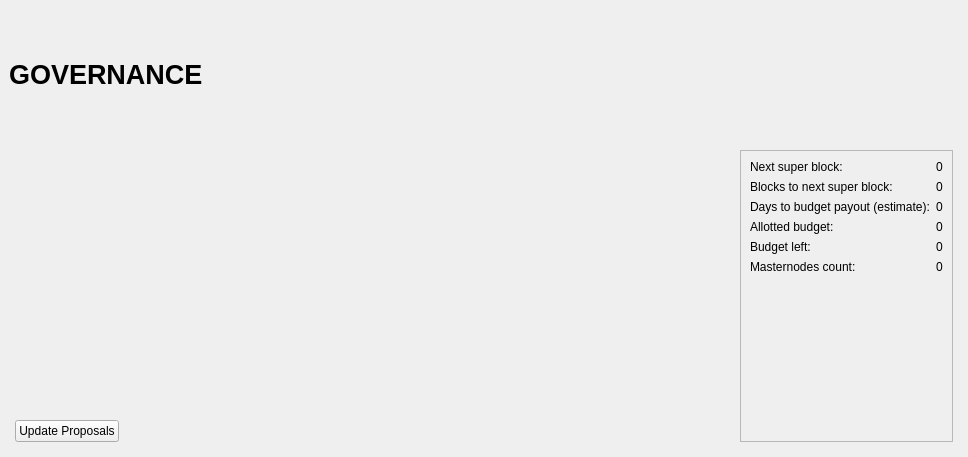
<?xml version="1.0" encoding="UTF-8"?>
<ui version="4.0">
 <class>GovernancePage</class>
 <widget class="QWidget" name="GovernancePage">
  <property name="geometry">
   <rect>
    <x>0</x>
    <y>0</y>
    <width>968</width>
    <height>457</height>
   </rect>
  </property>
  <property name="windowTitle">
   <string>Form</string>
  </property>
  <layout class="QVBoxLayout" name="topLayout" stretch="0">
   <property name="leftMargin">
    <number>9</number>
   </property>
   <property name="topMargin">
    <number>9</number>
   </property>
   <property name="rightMargin">
    <number>9</number>
   </property>
   <property name="bottomMargin">
    <number>9</number>
   </property>
   <item>
    <layout class="QVBoxLayout" name="verticalLayout_Master" stretch="0,1">
     <property name="spacing">
      <number>0</number>
     </property>
     <item>
      <widget class="QFrame" name="frame_Header">
       <layout class="QVBoxLayout" name="verticalLayout_4">
        <property name="leftMargin">
         <number>0</number>
        </property>
        <property name="topMargin">
         <number>0</number>
        </property>
        <property name="rightMargin">
         <number>0</number>
        </property>
        <property name="bottomMargin">
         <number>5</number>
        </property>
        <item>
         <layout class="QHBoxLayout" name="horizontalLayout_Header" stretch="1,0,1">
          <item>
           <widget class="QLabel" name="labelOverviewHeaderLeft">
            <property name="minimumSize">
             <size>
              <width>464</width>
              <height>130</height>
             </size>
            </property>
            <property name="maximumSize">
             <size>
              <width>16777215</width>
              <height>135</height>
             </size>
            </property>
            <property name="font">
             <font>
              <pointsize>20</pointsize>
              <weight>75</weight>
              <bold>true</bold>
             </font>
            </property>
            <property name="text">
             <string>GOVERNANCE</string>
            </property>
           </widget>
          </item>
          <item>
           <spacer name="horizontalSpacer">
            <property name="orientation">
             <enum>Qt::Horizontal</enum>
            </property>
            <property name="sizeHint" stdset="0">
             <size>
              <width>40</width>
              <height>20</height>
             </size>
            </property>
           </spacer>
          </item>
          <item>
           <widget class="QLabel" name="labelOverviewHeaderRight">
            <property name="minimumSize">
             <size>
              <width>464</width>
              <height>130</height>
             </size>
            </property>
            <property name="maximumSize">
             <size>
              <width>16777215</width>
              <height>135</height>
             </size>
            </property>
            <property name="font">
             <font>
              <pointsize>18</pointsize>
             </font>
            </property>
            <property name="text">
             <string/>
            </property>
            <property name="alignment">
             <set>Qt::AlignRight|Qt::AlignTrailing|Qt::AlignVCenter</set>
            </property>
           </widget>
          </item>
         </layout>
        </item>
       </layout>
      </widget>
     </item>
     <item>
      <widget class="QFrame" name="frame_BG">
       <layout class="QVBoxLayout" name="verticalLayout_3">
        <property name="leftMargin">
         <number>6</number>
        </property>
        <property name="topMargin">
         <number>6</number>
        </property>
        <property name="rightMargin">
         <number>6</number>
        </property>
        <property name="bottomMargin">
         <number>6</number>
        </property>
        <item>
         <widget class="QFrame" name="frame_Content">
          <layout class="QVBoxLayout" name="verticalLayout">
           <property name="spacing">
            <number>0</number>
           </property>
           <property name="leftMargin">
            <number>0</number>
           </property>
           <property name="topMargin">
            <number>0</number>
           </property>
           <property name="rightMargin">
            <number>0</number>
           </property>
           <property name="bottomMargin">
            <number>0</number>
           </property>
           <item>
            <layout class="QHBoxLayout" name="horizontalLayout_Content">
             <item>
              <layout class="QVBoxLayout" name="verticalLayout_2">
               <item>
                <widget class="QScrollArea" name="scrollArea">
                 <property name="sizePolicy">
                  <sizepolicy hsizetype="Expanding" vsizetype="Minimum">
                   <horstretch>0</horstretch>
                   <verstretch>1</verstretch>
                  </sizepolicy>
                 </property>
                 <property name="frameShape">
                  <enum>QFrame::NoFrame</enum>
                 </property>
                 <property name="frameShadow">
                  <enum>QFrame::Plain</enum>
                 </property>
                 <property name="lineWidth">
                  <number>0</number>
                 </property>
                 <property name="horizontalScrollBarPolicy">
                  <enum>Qt::ScrollBarAlwaysOff</enum>
                 </property>
                 <property name="sizeAdjustPolicy">
                  <enum>QAbstractScrollArea::AdjustIgnored</enum>
                 </property>
                 <property name="widgetResizable">
                  <bool>true</bool>
                 </property>
                 <widget class="QWidget" name="scrollAreaWidgetContents">
                  <property name="geometry">
                   <rect>
                    <x>0</x>
                    <y>0</y>
                    <width>742</width>
                    <height>282</height>
                   </rect>
                  </property>
                  <property name="sizePolicy">
                   <sizepolicy hsizetype="Preferred" vsizetype="Minimum">
                    <horstretch>0</horstretch>
                    <verstretch>1</verstretch>
                   </sizepolicy>
                  </property>
                  <layout class="QVBoxLayout" name="proposalGrid">
                   <property name="spacing">
                    <number>0</number>
                   </property>
                   <property name="sizeConstraint">
                    <enum>QLayout::SetDefaultConstraint</enum>
                   </property>
                   <property name="leftMargin">
                    <number>0</number>
                   </property>
                   <property name="topMargin">
                    <number>0</number>
                   </property>
                   <property name="rightMargin">
                    <number>0</number>
                   </property>
                   <property name="bottomMargin">
                    <number>0</number>
                   </property>
                  </layout>
                 </widget>
                </widget>
               </item>
               <item>
                <spacer name="verticalSpacer">
                 <property name="orientation">
                  <enum>Qt::Vertical</enum>
                 </property>
                 <property name="sizeHint" stdset="0">
                  <size>
                   <width>20</width>
                   <height>40</height>
                  </size>
                 </property>
                </spacer>
               </item>
               <item>
                <layout class="QHBoxLayout" name="horizontalLayout">
                 <item>
                  <widget class="QPushButton" name="UpdateButton">
                   <property name="text">
                    <string>Update Proposals</string>
                   </property>
                  </widget>
                 </item>
                 <item>
                  <spacer name="horizontalSpacer_2">
                   <property name="orientation">
                    <enum>Qt::Horizontal</enum>
                   </property>
                   <property name="sizeHint" stdset="0">
                    <size>
                     <width>40</width>
                     <height>20</height>
                    </size>
                   </property>
                  </spacer>
                 </item>
                </layout>
               </item>
              </layout>
             </item>
             <item>
              <widget class="QFrame" name="frame_budget_info">
               <property name="frameShape">
                <enum>QFrame::StyledPanel</enum>
               </property>
               <property name="frameShadow">
                <enum>QFrame::Raised</enum>
               </property>
               <layout class="QGridLayout" name="gridLayout">
                <item row="0" column="0">
                 <widget class="QLabel" name="next_superblock_label">
                  <property name="text">
                   <string>Next super block:</string>
                  </property>
                 </widget>
                </item>
                <item row="0" column="1" alignment="Qt::AlignRight">
                 <widget class="QLabel" name="next_superblock_value">
                  <property name="text">
                   <string>0</string>
                  </property>
                 </widget>
                </item>
                <item row="1" column="0">
                 <widget class="QLabel" name="blocks_before_super_label">
                  <property name="text">
                   <string>Blocks to next super block:</string>
                  </property>
                 </widget>
                </item>
                <item row="1" column="1" alignment="Qt::AlignRight">
                 <widget class="QLabel" name="blocks_before_super_value">
                  <property name="text">
                   <string>0</string>
                  </property>
                 </widget>
                </item>
                <item row="2" column="0">
                 <widget class="QLabel" name="time_before_super_label">
                  <property name="text">
                   <string>Days to budget payout (estimate):</string>
                  </property>
                 </widget>
                </item>
                <item row="2" column="1" alignment="Qt::AlignRight">
                 <widget class="QLabel" name="time_before_super_value">
                  <property name="text">
                   <string>0</string>
                  </property>
                 </widget>
                </item>
                <item row="3" column="0">
                 <widget class="QLabel" name="alloted_budget_label">
                  <property name="text">
                   <string>Allotted budget:</string>
                  </property>
                 </widget>
                </item>
                <item row="3" column="1" alignment="Qt::AlignRight">
                 <widget class="QLabel" name="alloted_budget_value">
                  <property name="text">
                   <string>0</string>
                  </property>
                 </widget>
                </item>
                <item row="4" column="0">
                 <widget class="QLabel" name="unallocated_budget_label">
                  <property name="text">
                   <string>Budget left:</string>
                  </property>
                 </widget>
                </item>
                <item row="4" column="1" alignment="Qt::AlignRight">
                 <widget class="QLabel" name="unallocated_budget_value">
                  <property name="text">
                   <string>0</string>
                  </property>
                 </widget>
                </item>
                <item row="5" column="0">
                 <widget class="QLabel" name="masternode_count_label">
                  <property name="text">
                   <string>Masternodes count:</string>
                  </property>
                 </widget>
                </item>
                <item row="5" column="1" alignment="Qt::AlignRight">
                 <widget class="QLabel" name="masternode_count_value">
                  <property name="text">
                   <string>0</string>
                  </property>
                 </widget>
                </item>
                <item row="6" column="0">
                 <spacer name="verticalSpacer_2">
                  <property name="orientation">
                   <enum>Qt::Vertical</enum>
                  </property>
                  <property name="sizeHint" stdset="0">
                   <size>
                    <width>20</width>
                    <height>40</height>
                   </size>
                  </property>
                 </spacer>
                </item>
               </layout>
              </widget>
             </item>
            </layout>
           </item>
          </layout>
         </widget>
        </item>
       </layout>
      </widget>
     </item>
    </layout>
   </item>
  </layout>
 </widget>
 <resources/>
 <connections/>
</ui>
